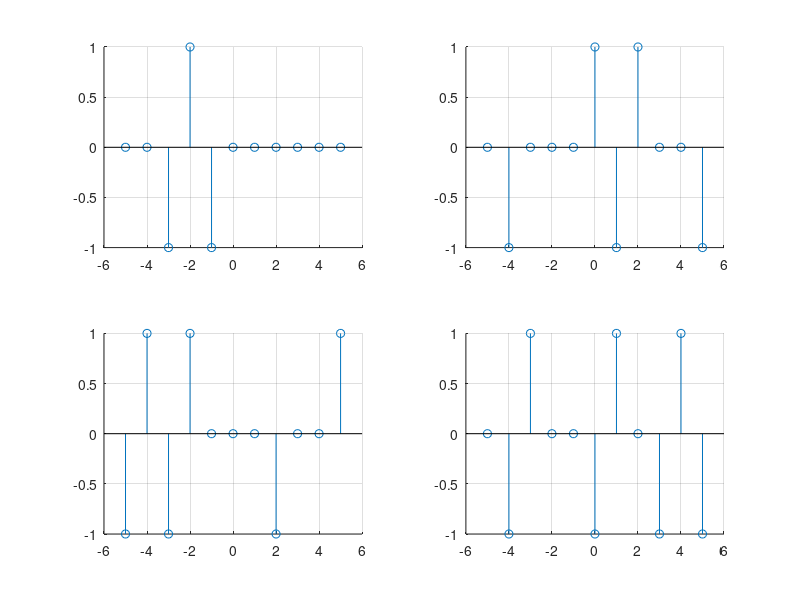
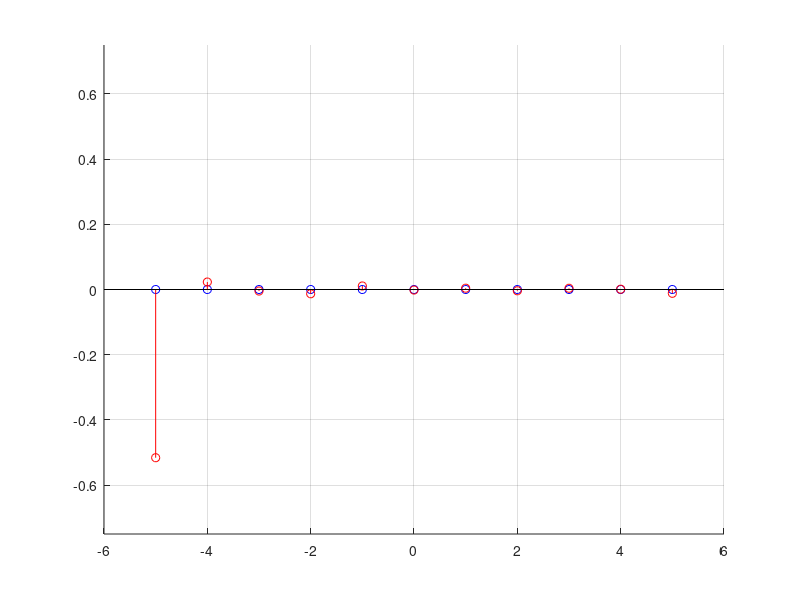
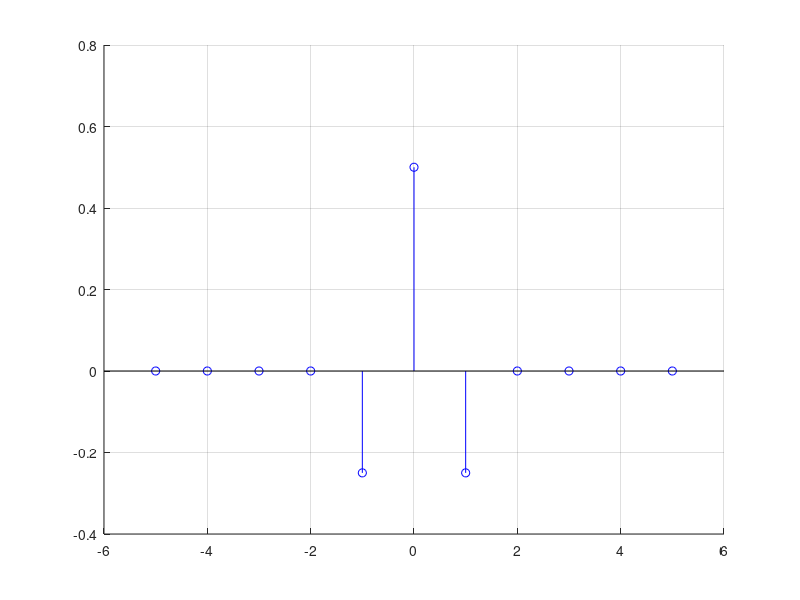

Reproduce these figures in MATLAB, in order. (Note: this script raises an error after producing the figures.)
clear all; close all; clc;

N = 10000; % numero de realizacoes
n = -5 : 5; % vetor dos tempos (discreto)
Na = length(n); % numero de amostras temporais

X = zeros(N,Na);
for i = 1: N
    B = randi([0 1], 1, Na);
    idx = find(B);
    L = length(idx);
    X(i,idx) = (-1).^(1:L);
end

figure;
for i = 1 : 4
    subplot(2,2,i); hold on; grid on;
    stem(n,X(i,:));
end

muX_teo = zeros(1,Na);
muX_sim = mean(X);

figure; hold on; grid on;
stem(n, muX_teo, 'b');
stem(n, muX_sim, 'r');
ylim([-0.75 0.75]);

CX_teo = diag(0.5*ones(1,Na)) + ...
        diag(-0.25*ones(1,Na-1),1) + ...
        diag(-0.25*ones(1,Na-1),-1);

CX_sim = cov(X,X);
figure; hold on; grid on;
stem(n,CX_teo((Na+1)/2, :), 'b');
stem(n,CX_sim((Na+1)/2, :), 'r');